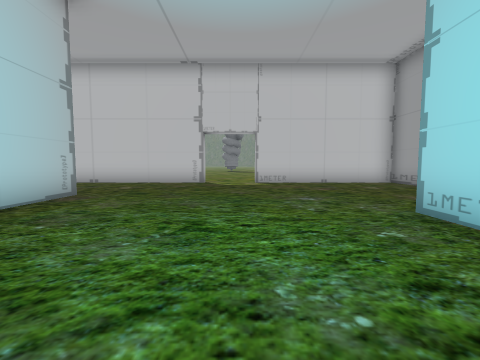
[1] (above)

16 first-person views from a walk through a Unity game level. The camera is 1.5 m above the floor, tilts 4° down and sees 90° across. The floor is counted in squares, 2 m on a side. Each view is taken from the middle of a square. On the plan, view 1 faces up. The plan holds only what a view shows up to about 9 squares ahead; the rest is blank. The place goes on beyond the plan. Some trees and plants on the terrain are drawn as simple stand-ins. The player is left out. Door leaves are left out, so doorways stand open.

[2]
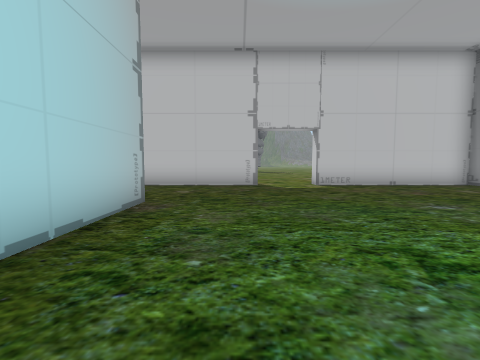

[3]
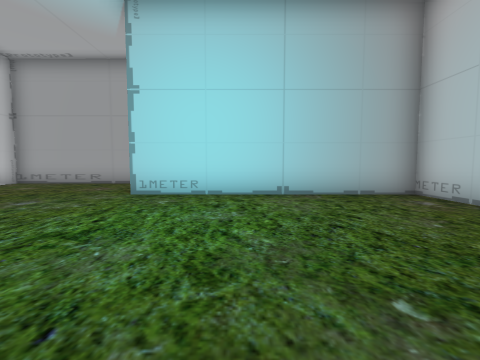

[4]
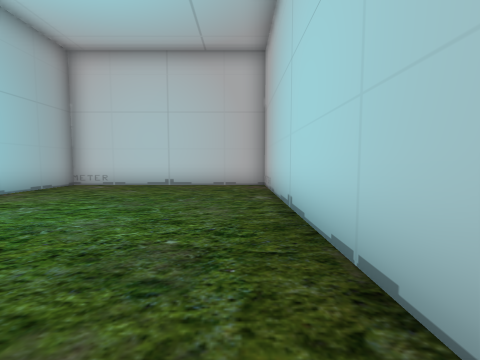

[5]
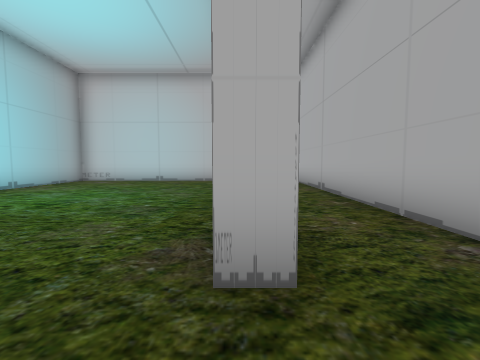

[6]
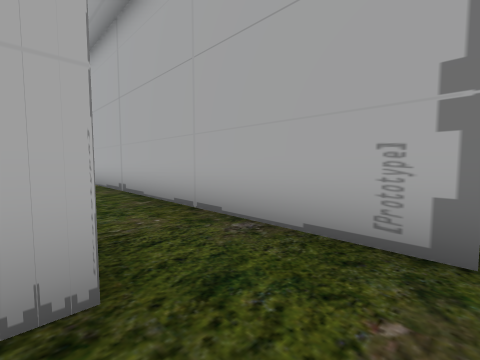

[7]
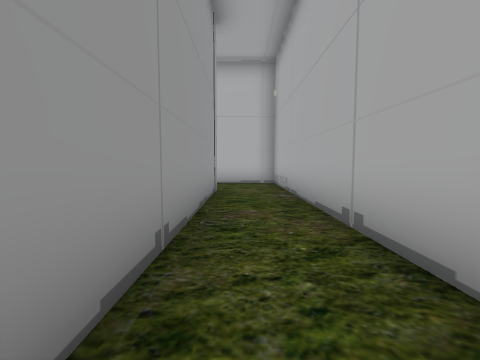

[8]
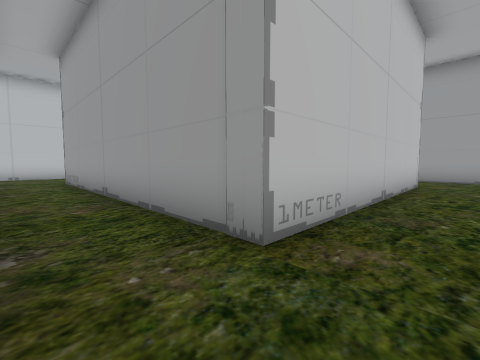

[9]
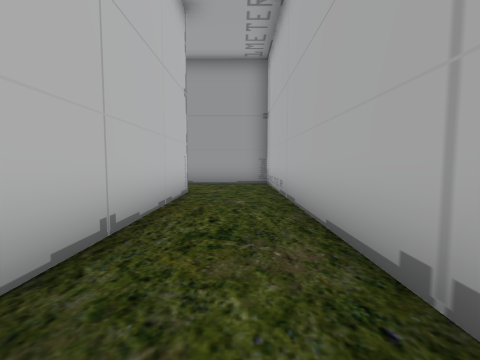

[10]
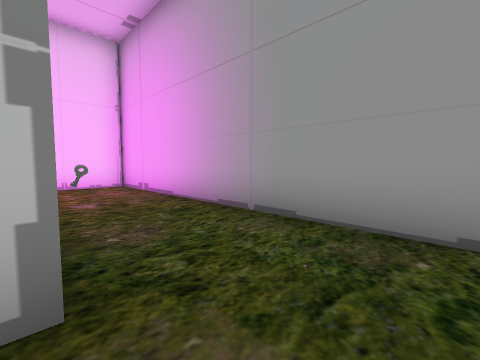

[11]
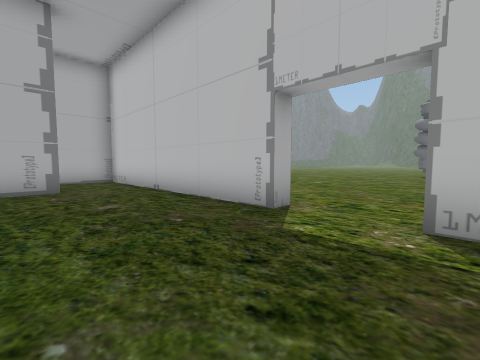

[12]
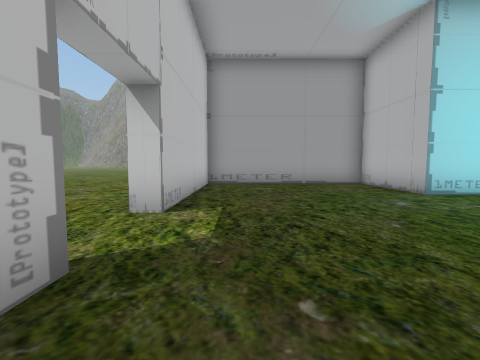

[13]
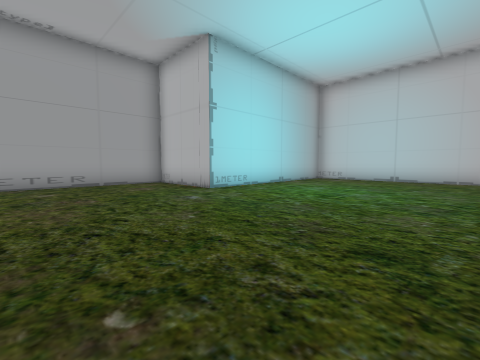

[14]
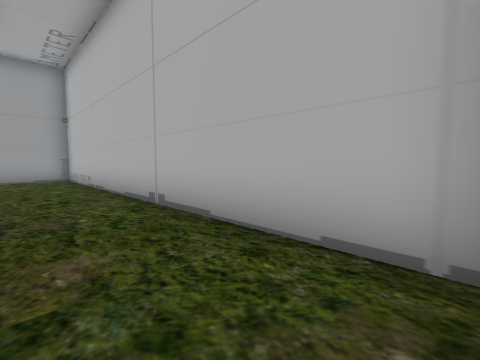

[15]
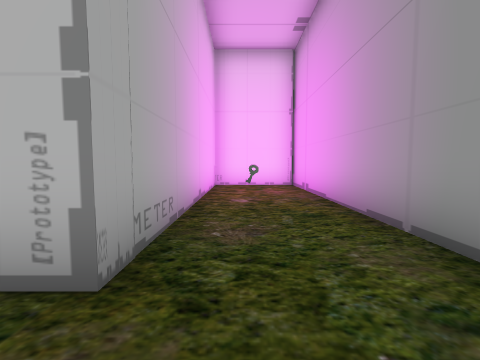

[16]
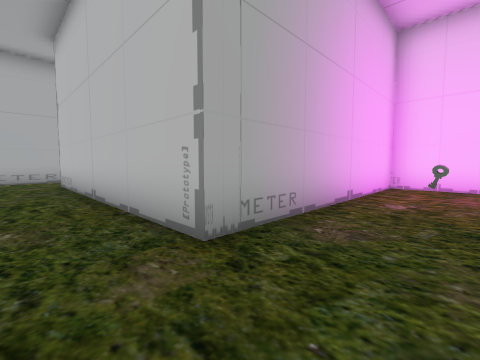

### Floor plan
Points are (right, up) in squares from view 1. A wall is a line through its corners. A room is listed if a view was taken in it or the views show most of it. See-through windows are left out.
Room 1 (views 1, 2, 3, 4, 5, 6, 7, 8, 9, 10, 11, 12, 13, 14, 15, 16)
walls: (5.8, 3.1) (3.2, 3.1) (3.2, -3.7) (-4.3, -3.7) (-4.3, 5.6) (-3.8, 5.6) (-3.8, -3.2) (2.7, -3.2) (2.7, 3.6) (5.8, 3.6) (5.8, 9.2) (0.6, 9.2); (-1.4, 9.2) (-6.5, 9.2); (-6.3, 7.1) (-6.3, -6) (5.8, -6) (5.8, 3.4)
ways out: opening at (-7, 8); open door at (-0.5, 9)
objects: other object (4, 2)

Where each view was taken, in squares from view 1:
view 1: 0 up, 0 right, facing up
view 2: 1 up, 2 left, facing up
view 3: 1 up, 3 left, facing right
view 4: 5 up, 3 left, facing down
view 5: 7 up, 4 left, facing down
view 6: 7 up, 4 left, facing down-left
view 7: 3 up, 5 left, facing down
view 8: 5 down, 6 left, facing up-right
view 9: 5 down, 3 left, facing right
view 10: 5 down, 3 right, facing up-right
view 11: 6 up, 1 right, facing up-left
view 12: 8 up, 3 left, facing right
view 13: 8 up, 3 left, facing down-right
view 14: 4 down, 6 left, facing down-right
view 15: 5 down, 4 right, facing up
view 16: 5 down, 5 right, facing up-left
